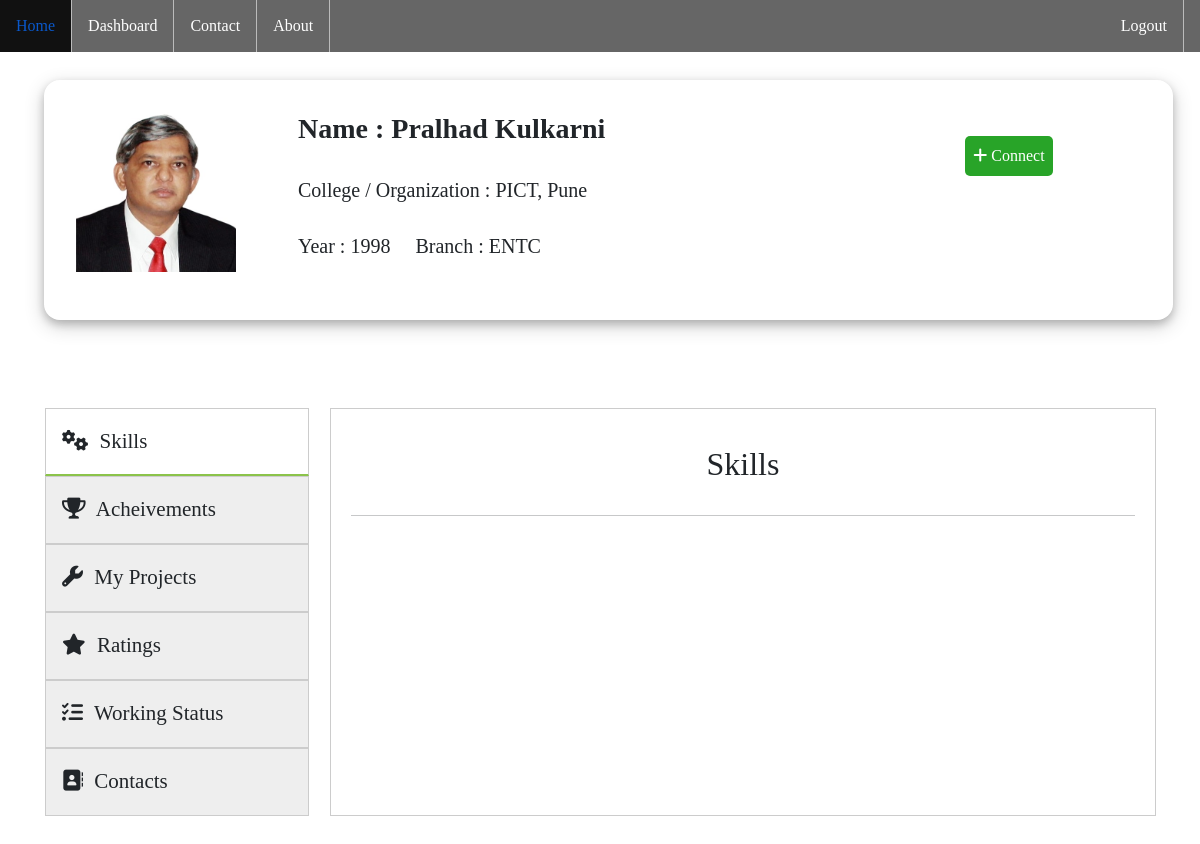
The app's page /panel/profile/?query=ptkulkarni (signed in) with its own data.
### panel/models.py (models this page shows)
class Profile(models.Model):
    user = models.OneToOneField(User,on_delete=models.CASCADE,primary_key=True)
    Profile_photo = models.ImageField(upload_to="images/",null=True,blank=True)
    Gender = models.CharField(max_length=10,default="male")
    Domain = models.CharField(max_length=200,default="Developer")
    Clg_Org = models.CharField(max_length=200,null=True,blank=True)
    Year = models.IntegerField(null=True,blank=True)
    Branch_Dept = models.CharField(max_length=100)
    Working_status = models.BooleanField(default=True)
    Skills = models.JSONField(null=True,blank=True)
    Achivements = models.JSONField(null=True,blank=True)
    Projects = models.ManyToManyField(Project) # null or blank field will not affect many to many field
    Email = models.EmailField()
    Linkedin = models.URLField()
    Mobile = models.CharField(max_length=20)
    def __str__(self) -> str:
        return self.user.username

### panel/views.py (the view)
# urls.py: path('profile/',panelviews.Profile_page,name="Profile"),
def Profile_page(request):
    if request.user.is_authenticated:
        if request.GET:
            user = request.GET["query"]
        else:
            user = request.user.username
        if User.objects.filter(username=user):
            profile_user = User.objects.get(username=user)
        else:
            return redirect(dashboard)
        show = True
        connected = False
        hide = False
        c = 0
        c1 = 0
        c2 = 0
        profile = Profile.objects.get(user=profile_user)
        Sender_Connections = Connection.objects.filter(Sender=Profile.objects.get(user=request.user))
        Recieved_Connections = Connection.objects.filter(Reciever=Profile.objects.get(user=request.user))
        All_Connections = list()
        for i in Sender_Connections:
            if i.Acceptance == False:
                c1+=1;
            else:
                c2+=1
            All_Connections.append(i)
            if i.Reciever == profile:
                if i.Acceptance:
                    connected = True
                show = False
        for i in Recieved_Connections:
            All_Connections.append(i)
            if i.Acceptance == False:
                c+=1;
            else:
                c2+=1
            if i.Sender == profile:
                if i.Acceptance:
                    connected = True
                else:
                    hide = True
                show = False
        return render(request,"Profile page.html",{'profile':profile,'sc':Sender_Connections,'rc':Recieved_Connections,"show":show,'connected':connected,'hide':hide,'c':c,'ac':All_Connections,'c1':c1,'len':c2})
    else:
        return redirect(home)

### templates/Profile Page.html (shortened to what this page needs)
<!doctype html>
<html lang="en">
<head>
  <link href="https://cdn.jsdelivr.net/npm/bootstrap@5.0.2/dist/css/bootstrap.min.css" rel="stylesheet"
>
  <link rel="stylesheet" href="https://cdnjs.cloudflare.com/ajax/libs/font-awesome/6.0.0-beta2/css/all.min.css"
 />
</head>
<body>
  <ul>
    <li><a href="{% url 'home' %}">Home</a></li>
    <li><a href="{% url 'dashboard'%}"">Dashboard</a></li>
    <li><a href=" #">Contact</a></li>
    <li><a href="#">About</a></li>
    <li style="float: right;margin-right: 1rem;"><a href="{% url 'logout' %}">Logout</a></li>
  </ul>
  <div class="container-fluid">
    <div class="top" style="height: 15rem;">
      <div class="img" style="padding: 1rem;">
        <img style="height: 10rem;width:10rem" src="{{profile.Profile_photo.url}}" alt="">
      </div>
      <div class="about" style="padding: 1rem;">
        <h3> <b>Name : {{profile.user.first_name}} {{profile.user.last_name}}</b></h3>
        <br>
        <h5>College / Organization : {{profile.Clg_Org}}</h5>
        <h5>Year : {{profile.Year}} &nbsp; &nbsp; Branch : {{profile.Branch_Dept}}</h5>
      </div>
      <div class="request d-lg-block d-none" style="padding: 1rem;margin-top:1rem;margin-left:20rem;float: right;">
        {% if request.user != profile.user %}
        {% if show %}
        <form action="{% url 'connect' %}" method="post" style="margin: 0.5rem;">
          <button type="submit" class="btn1" id="hiring" style="border-radius:5px;"><i class="fas fa-plus"></i> Connect
          </button>
        </form>
        {% endif %}
        {% endif %}
      </div>
    </div>
    <br>
    <div class="mytabs">
      <div class="season_tabs">
        <div class="season_tab">
          <label for="tab-1">
            <span style="padding: 1px;margin:5px"><i class="fa fa-cogs"></i></span>
            Skills
          </label>
          <div class="season_content">
            <div>
              <h2 style="text-align: center;padding: 1rem;">Skills</h2>
              <hr>
              <div class="form-check form-switch mb-3" style="overflow-y: scroll;max-height: 15rem;">
              </div>
            </div>
          </div>
        </div>
        <div class="season_tab">
          <label for="tab-2">
            <span style="padding: 1px;margin:5px"><i class="fas fa-trophy mr-1"></i></span>
            Acheivements
          </label>
          <div class="season_content">
            <div>
              <h2 style="text-align: center;padding: 1rem;">Acheivements</h2>
              <div class="form-check form-switch mb-3" style="overflow-y: scroll;max-height: 15rem;">
                {% for i,v in profile.Achivements.items %}
                <div>
                  <h5> <strong>{{forloop.counter}}. {{i}} </strong></h5>
                  <span>Description : {{v}} </span>
                </div>
                <br>
                {% endfor %}
              </div>
            </div>
          </div>
        </div>
        <div class="season_tab">
          <label for="tab-3">
            <span style="padding: 1px;margin:5px"><i class="fas fa-wrench"></i></span>
            My Projects
          </label>
          <div class="season_content">
            <div>
              <h2 style="text-align: center;padding: 1rem;">My Projects </h2>
              <div class="form-check form-switch mb-3" style="overflow-y: scroll;max-height: 15rem;">
              </div>
            </div>
          </div>
          <div class="season_tab">
            <label for="tab-4">
              <span style="padding: 1px;margin:5px"><i class="fa fa-star"></i></span>
              Ratings
            </label>
            <div class="season_content">
              <div>
                <h5 style="display: inline;">Project 1 : </h5>
              </div>
            </div>
          </div>
          {% if request.user != profile.user %}
          <div class="season_tab">
            <label for="tab-5">
              <span style="padding: 1px;margin:5px"><i class="fa fa-tasks"></i></span>
              Working Status
            </label>
            <div class="season_content">
              <h2 style="text-align: center;padding: 1rem;">Working Status</h2>
              <div class="form-check form-switch mb-3"
                style="display: flex;justify-content: center;align-items: center;">
                <span for="flexSwitchCheckDefault1" style="margin: 1rem;">Ready to Work</span>
              </div>
            </div>
          </div>
          {% endif %}
        </div>
        <div class="season_tab">
          <label for="tab-6">
            <span style="padding: 1px;margin:5px"><i class="fa-solid fa-address-book"></i></span>
            Contacts
          </label>
          <div class="season_content">
            <div>
              <h3 style="text-align: center;padding: 0.5rem;">Contact Me</h3>
              <h5>Linkedin</h5>
              <a href="{{profile.Linkedin}}" target="_blank">Have a look</a>
              <br>
              <br>
              <h5>Email Id</h5>
              <a href="mailto:{{profile.Email}}">Want to mail ?</a>
              <br>
              <br>
              <h5>Phone</h5>
              <a href="tel:{{profile.Mobile}}">Have a call</a>
            </div>
          </div>
        </div>
      </div>
    </div>
  </div>
  <br><br>
</body>
</html>

### templates/Profile Page.html (style rules this page uses)
* { margin: 0; padding: 0; font-family: Georgia, 'Times New Roman', Times, serif; }
.container-fluid { margin-top: 5rem; }
.top { height: 220px; background-color: #ffffff26; width: 96%; margin: 2rem; padding: 1rem; display: flex; border-radius: 1rem; box-shadow: 0 4px 8px 0 rgba(0, 0, 0, 0.2), 0 6px 20px 0 rgba(0, 0, 0, 0.19); }
.about { margin-left: 30px; }
.request { float: right; }
.btn1 { background: #28a428; border-radius: 10px; color: white; border: none; padding: 0.5rem; }
#hiring, #editpr { transition: all ease-in-out .3s; }
ul { list-style-type: none; margin: 0; padding: 0; overflow: hidden; background-color: #666; position: absolute; top: 0; width: 100%; }
li { float: left; border-right: 1px solid #bbb; }
li a { display: block; color: white; text-align: center; padding: 14px 16px; text-decoration: none; }
.season_tabs { position: relative; min-height: 360px; clear: both; margin: 2rem; }
.season_tab { float: left; clear: both; width: 286px; }
.season_tab label { background: #eee; padding: 10px; border: 1px solid #ccc; margin-left: -1px; font-size: 21px; vertical-align: middle; position: relative; left: 1px; width: 264px; height: 68px; display: table-cell; }
.season_content { position: absolute; top: 0; left: 286px; background: white; right: 0; bottom: 0; padding: 20px; height: 25.5rem; border: 1px solid #ccc; }
.season_content span { animation: 0.5s ease-out 0s 1 slideInFromTop; }
[type=radio]:checked~label { background: white; border-bottom: 2px solid #8bc34a; z-index: 2; }
[type=radio]:checked~label~.season_content { z-index: 1; }

### records on screen
Profile: Profile_photo (picture), user.first_name "Pralhad", user.last_name "Kulkarni", Clg_Org "PICT, Pune", Year "1998", Branch_Dept "ENTC"
